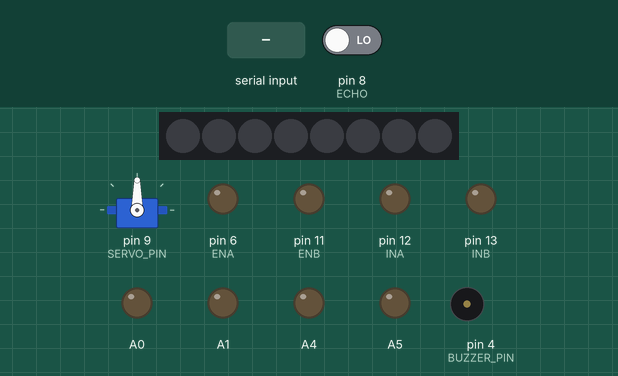
Recording of a sketch running on a simulated Arduino Uno, built with avr-gcc and run on an emulated ATmega328P. Parts: servo, 8 RGB LEDs in strip order, left to right, output pins drawn as LEDs (lit = HIGH), buzzer (waves = sounding, pin HIGH). Inputs (shaded band) come from the test bench; at power-on: pin 8 (ECHO) LOW. Dim RGB values are drawn brighter than linear; pins used as bus, display or sensor lines are not drawn; what the sketch prints to the serial monitor is not drawn.

Above: at 1.3 s.
1.4 s: "R" received over Serial
At 2.2 s:
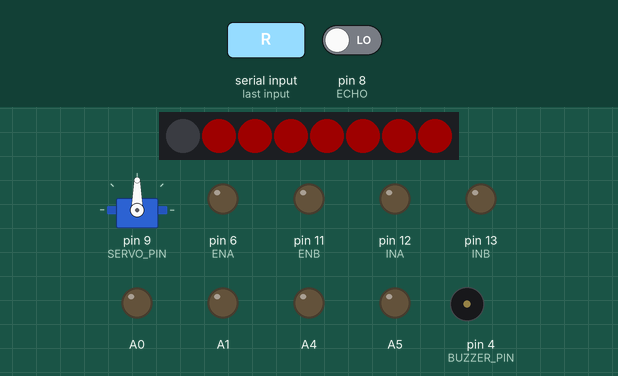
3.2 s: "G" received over Serial
5.0 s: "B" received over Serial
At 7.05 s:
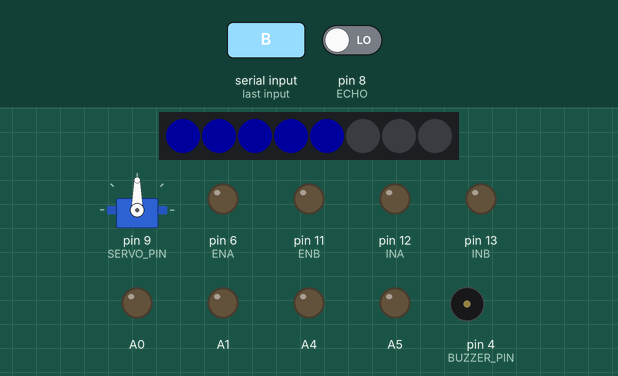
7.1 s: byte 53 ('5') received over Serial
At 9.9 s:
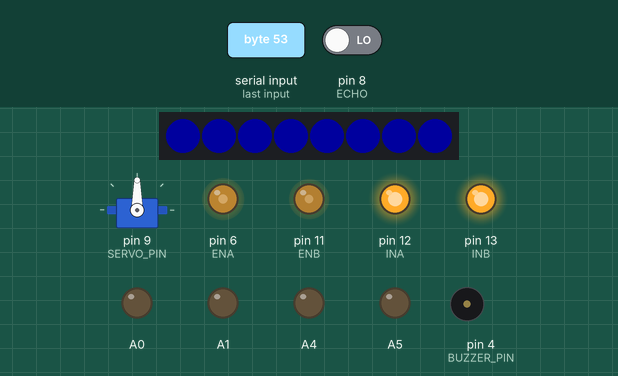
10.1 s: byte 48 ('0') received over Serial
At 10.9 s:
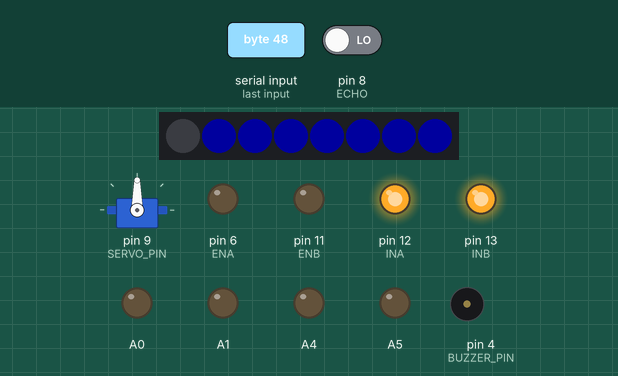
12.6 s: byte 50 ('2') received over Serial
At 13.9 s:
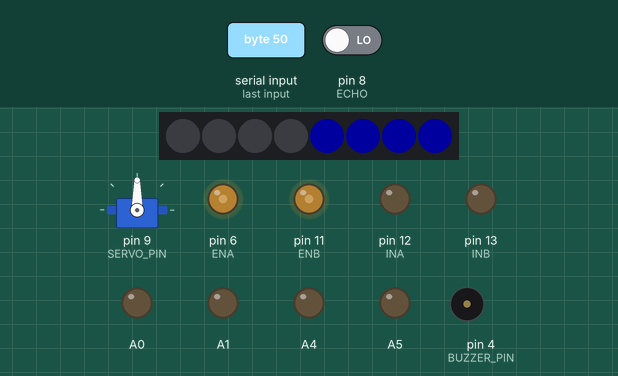
Timing chart, 0 to 16.6 s (numbered marks = the images above; inputs shaded):
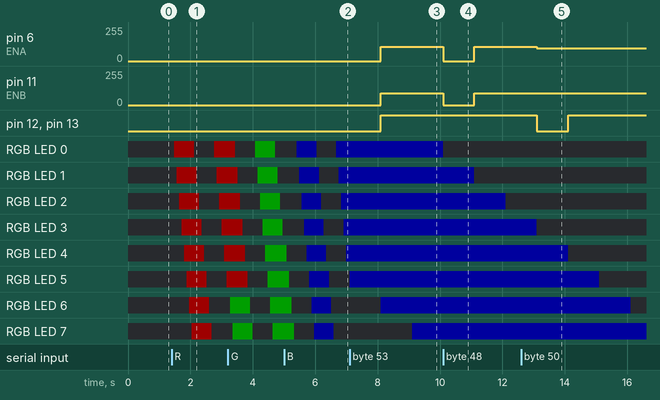

Measured:
- after the input at 1.4 s, RGB LED 0: off → RGB(30, 0, 0) after 0.08 s, → off 0.64 s later, → RGB(30, 0, 0) 0.64 s later; RGB LED 1: off → RGB(30, 0, 0) after 0.16 s, → off 0.64 s later, → RGB(30, 0, 0) 0.64 s later
- after the input at 7.1 s, pin 6 (ENA): 0/255 → 106/255 after 1.0 s; pin 11 (ENB): 0/255 → 90/255 after 1.0 s; pin 12 (INA), pin 13 (INB): LOW → HIGH after 1.0 s
- after the input at 10.1 s, pin 6 (ENA): 106/255 → 0/255 at once, → 106/255 1.0 s later; pin 11 (ENB): 90/255 → 0/255 at once, → 90/255 1.0 s later
- after the input at 12.6 s, pin 6 (ENA): 106/255 → 95/255 after 0.51 s; pin 12 (INA): HIGH → LOW after 0.50 s, → HIGH 1.0 s later; pin 13 (INB): HIGH → LOW after 0.51 s, → HIGH 1.0 s later
- what the display in image 4 shows lasts 1.0 s, from 10.1 s to 11.1 s

The sketch:

RC_IoT_self_drive_ver_1_test.ino
```cpp
/*
 * 블루투스 신호
 * - b : 부저 울리기
 * - R : 빨간색 경광등
 * - G : 녹색 경광등
 * - B : 파란색 경광등
 * - S : 경광등 끄기
 * - h : 헤드라이트 끄기 켜기
 * - f : 헤들라이트 끄기
 * - l : 왼쪽 깜박이
 * - r : 오른쪽 깜박이
 * - s : 깜박이 끄기
 *
 * - 0 : 정지
 * - 1 : 전진
 * - 2 : 후진
 * - 3 : 좌회전
 * - 4 : 우회전
 *
 * - 5 : 자율주행 멈춤
 * - 6 : 자율주행 정지
 */

#include <Adafruit_NeoPixel.h>
#include <Servo.h>

#define BUZZER_PIN 4
#define NEO_PIN 3
Adafruit_NeoPixel strip = Adafruit_NeoPixel(8, NEO_PIN, NEO_GRB+NEO_KHZ800);

#define TRIG 7
#define ECHO 8
#define SERVO_PIN 9

Servo servo;

// 자율주행차 관련 전역변수
int min_value = 544;
int max_value = 2400;
float distance = 0.0;
unsigned long duration = 0;
bool sonar_chk = false;
bool self_drive_chk = false;
bool servo_chk = true;
int r_dis_opti=0;


// 경광등 관련 전역변수
uint32_t c;
uint16_t led_idx = 0;
bool neopixel_onoff_change_chk = true;

int const w_delay_time = 80;
unsigned long w_r_previous_millis = 0;
unsigned long w_g_previous_millis = 0;
unsigned long w_b_previous_millis = 0;
bool w_r_chk = false;
bool w_g_chk = false;
bool w_b_chk = false;

// 헤드라이트 관련 전역변수
bool hd_chk = true;

// 좌우 깜박이 관련 전역변수
unsigned long l_previous_millis = 0;
unsigned long r_previous_millis = 0;
const long delay_time = 300;
bool l_start = false;
bool r_start = false;
bool l_state = false;
bool r_state = false;

// 모터 관련 전역변수
int const ENA = 6; // Speed
int const INA = 12; // Direction
int const ENB = 11;
int const INB = 13;
int r_speed = 106;
int l_speed = 90;
int mr_state = HIGH; // 오른쪽 모터 회전 방향
int ml_state = HIGH;  // 왼쪽 모터 회전 방향

void setup() {
  Serial.begin(9600);
  pinMode(BUZZER_PIN, OUTPUT);
  pinMode(A5, OUTPUT); // 깜박이 L
  pinMode(A4, OUTPUT); // 헤드라이트 L
  pinMode(A1, OUTPUT); // 깜박이 R
  pinMode(A0, OUTPUT); // 헤드라이트 R

  //모터 핀 세팅
  pinMode(ENA, OUTPUT);
  pinMode(ENB, OUTPUT);
  pinMode(INA, OUTPUT);
  pinMode(INB, OUTPUT);

  //초음파센서 핀 세팅
  pinMode(TRIG, OUTPUT);
  pinMode(ECHO, INPUT);
  pinMode(A5, OUTPUT);

  //서보모터 초기값 세팅
  servo.attach(SERVO_PIN, min_value, max_value);
  servo.write(90);
  delay(100);
  servo.detach();

  strip.begin();
  strip.show();
}

void loop() {
  unsigned long current_millis = millis();
  char input_sig = Serial.read();

  if(Serial.available()){
    Serial.write(input_sig);
  }

/*--------- loop 안에서 서보모터 초기화 ---------*/
//  servo.attach(SERVO_PIN);
//  servo.write(90);
//  delay(100);
/*-------------------------------------------*/

/*------------ 버저 신호가 들어 왔을 때 ---------*/
  if(input_sig=='b'){
    digitalWrite(BUZZER_PIN, HIGH);
    delay(150);
    digitalWrite(BUZZER_PIN, LOW);
  }
/*-------------------------------------------*/

/*----------- 경광등을 켜고 끄기 ---------------*/
  // 빨간색 경광등 켜기
  if(input_sig == 'R'){
    w_r_previous_millis = millis();
    w_r_chk = true;
    w_g_chk = false;
    w_b_chk = false;
  }

  if(w_r_chk) {
    if(current_millis - w_r_previous_millis >= w_delay_time){
      w_r_previous_millis = current_millis;
      if(led_idx == 8) {
        led_idx = 0;
        if(neopixel_onoff_change_chk) neopixel_onoff_change_chk = false;
        else neopixel_onoff_change_chk = true;
      }
      if(neopixel_onoff_change_chk) c=strip.Color(30,0,0);
      else c = 0;

      strip.setPixelColor(led_idx, c);
      strip.show();
      led_idx++;
    }
  } else {
    w_r_previous_millis = 0;
  }

  // 녹색 경광등 켜기
  if(input_sig == 'G'){
    w_g_previous_millis = millis();
    w_g_chk = true;
    w_r_chk = false;
    w_b_chk = false;
  }

  if(w_g_chk) {
    if(current_millis - w_g_previous_millis >= w_delay_time){
      w_g_previous_millis = current_millis;
      if(led_idx == 8) {
        led_idx = 0;
        if(neopixel_onoff_change_chk) neopixel_onoff_change_chk = false;
        else neopixel_onoff_change_chk = true;
      }
      if(neopixel_onoff_change_chk) c=strip.Color(0,30,0);
      else c = 0;

      strip.setPixelColor(led_idx, c);
      strip.show();
      led_idx++;
    }
  }else {
    w_g_previous_millis = 0;
  }

  // 파란색 경광등 켜기
  if(input_sig == 'B'){
    w_b_previous_millis = millis();
    w_b_chk = true;
    w_r_chk = false;
    w_g_chk = false;
  }

  if(w_b_chk) {
    if(current_millis - w_b_previous_millis >= w_delay_time){
      w_b_previous_millis = current_millis;
      if(led_idx == 8) {
        led_idx = 0;
        if(neopixel_onoff_change_chk) neopixel_onoff_change_chk = false;
        else neopixel_onoff_change_chk = true;
      }
      if(neopixel_onoff_change_chk) c=strip.Color(0,0,30);
      else c = 0;

      strip.setPixelColor(led_idx, c);
      strip.show();
      led_idx++;
    }
  }else {
    w_b_previous_millis = 0;
  }

  // 경광등 끄기
  if(input_sig == 'S'){
   w_r_chk = false;
   w_g_chk = false;
   w_b_chk = false;
   uint32_t c_off = 0;
    for(uint16_t i=0;i<strip.numPixels();i++){
      strip.setPixelColor(i,c_off);
      strip.show();
    }
  }
/*------------------------------------*/

/*------- 헤드라이트 켜고 끄기  ----------*/
  // 헤드라이트 on/off 결정
  if(input_sig == 'h'){
    if(hd_chk){
      digitalWrite(A4, HIGH);
      digitalWrite(A0, HIGH);
      hd_chk = false;
    } else {
      digitalWrite(A4, LOW);
      digitalWrite(A0, LOW);
      hd_chk = true;
    }
  }
  // 헤드라이트 끄기
  if(input_sig == 'f'){
    digitalWrite(A4, LOW);
    digitalWrite(A0, LOW);
  }
/*-------------------------------------*/

/*------------- 깜박이 켜고 끄기 ---------*/
  // 왼쪽 깜박이
  if(input_sig == 'l'){
    r_start = false;
    l_start = true;
    l_previous_millis = millis();
  }

  if(l_start){
    if(current_millis - l_previous_millis >= delay_time){
      l_previous_millis = current_millis;
      l_state = !l_state;
      digitalWrite(A5, l_state);
    }
  } else {
    digitalWrite(A5, LOW);
  }

  //오른쪽 깜박이
  if(input_sig == 'r'){
    l_start = false;
    r_start = true;
    r_previous_millis = millis();
  }

  if(r_start){
    if(current_millis - r_previous_millis >= delay_time){
      r_previous_millis = current_millis;
      r_state = !r_state;
      digitalWrite(A1, r_state);
    }
  }else {
    digitalWrite(A1, LOW);
  }

  // 깜박이 멈추기
  if(input_sig == 's') {
    l_start = false;
    r_start = false;
    digitalWrite(A5, LOW);
    digitalWrite(A1, LOW);
  }
/*-------------------------------------*/

/*---------- 모터 조정 하기 -------------*/
  // 정지
  if(input_sig == '0'){
    analogWrite(ENA,0);
    analogWrite(ENB,0);
  }

  // 전진
  if(input_sig == '1'){
    r_speed = 106;
    digitalWrite(INA, HIGH);
    digitalWrite(INB, HIGH);
    analogWrite(ENA, r_speed);
    analogWrite(ENB, l_speed);
    mr_state = HIGH;
    ml_state = HIGH;
  }

  // 후진
  if(input_sig == '2'){
    r_speed = 95;
    digitalWrite(INA, LOW);
    digitalWrite(INB, LOW);
    analogWrite(ENA, r_speed);
    analogWrite(ENB, l_speed);
    mr_state = LOW;
    ml_state = LOW;
  }

  // 좌회전
  if(input_sig == '3'){
    digitalWrite(INA, mr_state);
    digitalWrite(INB, ml_state);
    analogWrite(ENA, r_speed);
    analogWrite(ENB, l_speed-30);
    delay(200);
    analogWrite(ENB, l_speed);
  }

  // 우회전
  if(input_sig == '4'){
    digitalWrite(INA, mr_state);
    digitalWrite(INB, ml_state);
    analogWrite(ENA, r_speed-30);
    analogWrite(ENB, l_speed);
    delay(200);
    analogWrite(ENA, r_speed);
  }
/*-------------------------------------*/

/*----------- 자율주행 시작 -------------*/
  if(input_sig == '5') {
    self_drive_chk = true;
    sonar_chk = true;
  }

  /*---------- 초음파센서 거리 검출 --------------*/
  if(sonar_chk) {
    digitalWrite(TRIG, LOW);
    digitalWrite(ECHO, LOW);
    delayMicroseconds(2);
    digitalWrite(TRIG, HIGH);
    delayMicroseconds(10);
    digitalWrite(ECHO, LOW);

    duration = pulseIn(ECHO, HIGH);
    distance = duration/29.0/2.0;
  }
/*-------------------------------------------*/

  if(self_drive_chk){
    if(distance < 20 && distance > 1){
      servo.attach(SERVO_PIN);
      int l_dis = 0;
      int r_dis = 0;

      digitalWrite(A5, HIGH);
      analogWrite(ENA,0);
      analogWrite(ENB,0);
      servo_chk = true;

      if(servo_chk){
        servo.write(175);
        if(servo.read() == 175) {
          delay(50);
          digitalWrite(TRIG, LOW);
          digitalWrite(ECHO, LOW);
          delayMicroseconds(2);
          digitalWrite(TRIG, HIGH);
          delayMicroseconds(10);
          digitalWrite(ECHO, LOW);

          duration = pulseIn(ECHO, HIGH);
          float l_dis = duration/29.0/2.0;
        }
        delay(600);
        servo.write(20);
        if(servo.read() == 20) {
          delay(50);
          digitalWrite(TRIG, LOW);
          digitalWrite(ECHO, LOW);
          delayMicroseconds(2);
          digitalWrite(TRIG, HIGH);
          delayMicroseconds(10);
          digitalWrite(ECHO, LOW);

          duration = pulseIn(ECHO, HIGH);
          float r_dis = duration/29.0/2.0;
          r_dis_opti = (int)r_dis - 15;
        }
        delay(1200);
        servo.write(90);
        delay(1000);

        servo_chk = false;
      }

      servo.detach();

      if(r_dis_opti < 20) {
        delay(100);
        digitalWrite(INA, HIGH);
        digitalWrite(INB, HIGH);
        analogWrite(ENA, 0);
        analogWrite(ENB, l_speed);
      } else {
        delay(100);
        digitalWrite(INA, HIGH);
        digitalWrite(INB, HIGH);
        analogWrite(ENA, r_speed);
        analogWrite(ENB, 0);
      }

      delay(800);

    } else {
      digitalWrite(A5, LOW);
      digitalWrite(INA, HIGH);
      digitalWrite(INB, HIGH);
      analogWrite(ENA, r_speed);
      analogWrite(ENB, l_speed);
    }
  }
/*-------------------------------------*/

/*---------- 자율주행 멈춤 --------------*/
if(input_sig == '6') {
    self_drive_chk = false;
    sonar_chk = false;
    analogWrite(ENA, 0);
    analogWrite(ENB, 0);
  }
/*-------------------------------------*/
}
```
